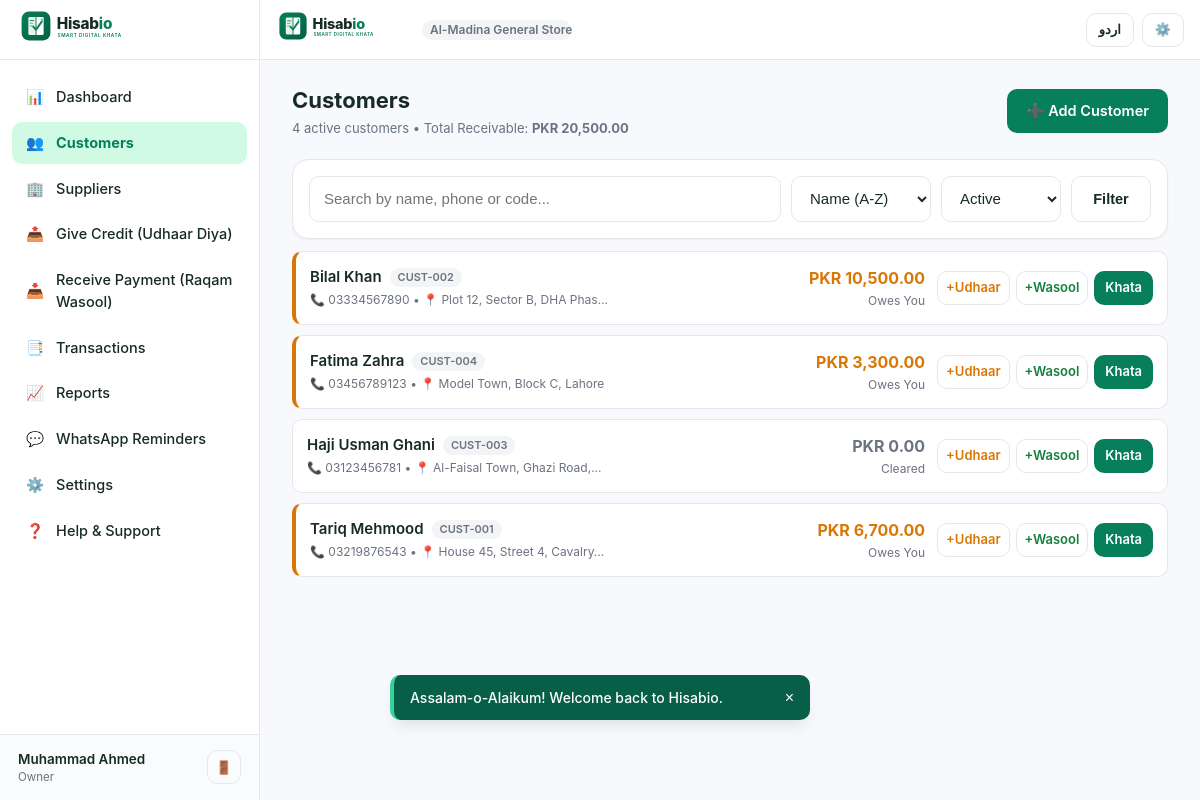
/customers.php (signed in), run on the app's committed database.
### tables this page shows
CREATE TABLE `users` (
  `id` INT UNSIGNED AUTO_INCREMENT PRIMARY KEY,
  `full_name` VARCHAR(150) NOT NULL,
  `email` VARCHAR(191) NULL,
  `mobile` VARCHAR(25) NOT NULL,
  `password_hash` VARCHAR(255) NOT NULL,
  `status` ENUM('active', 'inactive', 'suspended') DEFAULT 'active',
  `created_at` DATETIME NOT NULL DEFAULT CURRENT_TIMESTAMP,
  `updated_at` DATETIME NOT NULL DEFAULT CURRENT_TIMESTAMP ON UPDATE CURRENT_TIMESTAMP,
  UNIQUE KEY `idx_users_mobile` (`mobile`),
  KEY `idx_users_email` (`email`)
);

CREATE TABLE `roles` (
  `id` INT UNSIGNED AUTO_INCREMENT PRIMARY KEY,
  `business_id` INT UNSIGNED NOT NULL,
  `role_name` VARCHAR(100) NOT NULL,
  `permissions` JSON NULL,
  `created_at` DATETIME NOT NULL DEFAULT CURRENT_TIMESTAMP,
  CONSTRAINT `fk_roles_business` FOREIGN KEY (`business_id`) REFERENCES `businesses` (`id`) ON DELETE CASCADE
);

CREATE TABLE `businesses` (
  `id` INT UNSIGNED AUTO_INCREMENT PRIMARY KEY,
  `business_name` VARCHAR(200) NOT NULL,
  `business_code` VARCHAR(50) NOT NULL UNIQUE,
  `owner_user_id` INT UNSIGNED NOT NULL,
  `business_category` VARCHAR(100) DEFAULT 'General Store',
  `logo` VARCHAR(255) NULL,
  `currency` VARCHAR(10) DEFAULT 'PKR',
  `country` VARCHAR(50) DEFAULT 'Pakistan',
  `city` VARCHAR(100) DEFAULT 'Lahore',
  `address` TEXT NULL,
  `phone` VARCHAR(25) NULL,
  `receipt_footer` TEXT NULL,
  `timezone` VARCHAR(50) DEFAULT 'Asia/Karachi',
  `language` VARCHAR(10) DEFAULT 'en',
  `status` ENUM('active', 'inactive') DEFAULT 'active',
  `created_at` DATETIME NOT NULL DEFAULT CURRENT_TIMESTAMP,
  `updated_at` DATETIME NOT NULL DEFAULT CURRENT_TIMESTAMP ON UPDATE CURRENT_TIMESTAMP,
  CONSTRAINT `fk_businesses_owner` FOREIGN KEY (`owner_user_id`) REFERENCES `users` (`id`) ON DELETE CASCADE
);

CREATE TABLE `accounts` (
  `id` INT UNSIGNED AUTO_INCREMENT PRIMARY KEY,
  `business_id` INT UNSIGNED NOT NULL,
  `account_type` ENUM('customer', 'supplier') NOT NULL,
  `customer_id` INT UNSIGNED NULL,
  `supplier_id` INT UNSIGNED NULL,
  `opening_balance` DECIMAL(18,2) NOT NULL DEFAULT 0.00,
  `opening_balance_direction` ENUM('receivable', 'payable', 'zero') NOT NULL DEFAULT 'zero',
  `created_at` DATETIME NOT NULL DEFAULT CURRENT_TIMESTAMP,
  UNIQUE KEY `idx_acc_customer` (`business_id`, `customer_id`),
  UNIQUE KEY `idx_acc_supplier` (`business_id`, `supplier_id`),
  CONSTRAINT `fk_acc_business` FOREIGN KEY (`business_id`) REFERENCES `businesses` (`id`) ON DELETE CASCADE,
  CONSTRAINT `fk_acc_customer` FOREIGN KEY (`customer_id`) REFERENCES `customers` (`id`) ON DELETE CASCADE,
  CONSTRAINT `fk_acc_supplier` FOREIGN KEY (`supplier_id`) REFERENCES `suppliers` (`id`) ON DELETE CASCADE
);

CREATE TABLE `customers` (
  `id` INT UNSIGNED AUTO_INCREMENT PRIMARY KEY,
  `business_id` INT UNSIGNED NOT NULL,
  `customer_code` VARCHAR(50) NOT NULL,
  `name` VARCHAR(150) NOT NULL,
  `mobile` VARCHAR(25) NOT NULL,
  `alternate_mobile` VARCHAR(25) NULL,
  `address` TEXT NULL,
  `notes` TEXT NULL,
  `status` ENUM('active', 'archived') DEFAULT 'active',
  `created_by` INT UNSIGNED NULL,
  `created_at` DATETIME NOT NULL DEFAULT CURRENT_TIMESTAMP,
  `updated_at` DATETIME NOT NULL DEFAULT CURRENT_TIMESTAMP ON UPDATE CURRENT_TIMESTAMP,
  `archived_at` DATETIME NULL,
  UNIQUE KEY `idx_cust_code_bus` (`business_id`, `customer_code`),
  KEY `idx_cust_mobile_bus` (`business_id`, `mobile`),
  KEY `idx_cust_name_bus` (`business_id`, `name`),
  CONSTRAINT `fk_customers_business` FOREIGN KEY (`business_id`) REFERENCES `businesses` (`id`) ON DELETE CASCADE
);

### customers.php (the view, shortened to what the rows shown need)
<?php
require_once __DIR__ . '/includes/auth.php';
require_once __DIR__ . '/includes/functions.php';
$biz = current_business();
$biz_id = (int)$biz['id'];
$pdo = get_db();
$search = trim($_GET['q'] ?? '');
$status = in_array($_GET['status'] ?? '', ['active', 'archived']) ? $_GET['status'] : 'active';
$sort = $_GET['sort'] ?? 'name_asc';
$sql = "
    SELECT c.*, a.id AS account_id, a.opening_balance, a.opening_balance_direction
    FROM customers c
    JOIN accounts a ON a.customer_id = c.id
    WHERE c.business_id = ? AND c.status = ?
";
$params = [$biz_id, $status];
$stmt = $pdo->prepare($sql);
$stmt->execute($params);
$raw_customers = $stmt->fetchAll();
$customers = [];
foreach ($raw_customers as $cust) {
    $cust['balance'] = calculate_customer_balance((int)$cust['account_id'], $pdo);
    $customers[] = $cust;
}
if ($sort === 'balance_desc') {
    usort($customers, fn($a, $b) => $b['balance'] <=> $a['balance']);
} elseif ($sort === 'balance_asc') {
    usort($customers, fn($a, $b) => $a['balance'] <=> $b['balance']);
} elseif ($sort === 'name_desc') {
    usort($customers, fn($a, $b) => strcasecmp($b['name'], $a['name']));
} else {
    usort($customers, fn($a, $b) => strcasecmp($a['name'], $b['name']));
}
include __DIR__ . '/includes/header.php';
?>
<div class="page-container">
  <div class="page-header">
    <div>
      <h1 class="page-title"><?= __('customers') ?></h1>
    </div>
  </div>
  <?php if (empty($customers)): ?>
    <div class="card" style="text-align: center; padding: 40px 20px;">
      <p style="font-size: 16px; color: var(--text-muted); margin-bottom: 16px;">
        <?= !empty($search) ? 'No customers matching your search query.' : 'No customers found in your records.' ?>
      </p>
      <a href="<?= BASE_URL ?>customer-add.php" class="btn btn-primary" style="display: inline-flex;">
        ➕ Add Your First Customer
      </a>
    </div>
  <?php else: ?>
    <div class="ledger-stack" id="customer-list">
      <?php foreach ($customers as $c): ?>
        <div class="ledger-item customer-card-item <?= $c['balance'] > 0 ? 'credit' : ($c['balance'] < 0 ? 'payment' : '') ?>">
          <div class="item-main">
            <a href="<?= BASE_URL ?>customer-profile.php?id=<?= $c['id'] ?>" class="item-title" style="display: flex; align-items: center; gap: 8px;">
              <span><?= htmlspecialchars($c['name']) ?></span>
              <span class="badge badge-neutral" style="font-size: 11px;"><?= htmlspecialchars($c['customer_code']) ?></span>
            </a>
            <div class="item-sub">
              📞 <?= htmlspecialchars($c['mobile']) ?>
              <?php if (!empty($c['address'])): ?>
                • 📍 <?= htmlspecialchars(mb_strimwidth($c['address'], 0, 30, '...')) ?>
              <?php endif; ?>
            </div>
          </div>
          <div class="item-amount">
            <div class="amount-val <?= $c['balance'] > 0 ? 'text-credit' : ($c['balance'] < 0 ? 'text-payment' : 'text-muted') ?>">
              <?= format_currency($c['balance']) ?>
            </div>
            <div class="item-sub">
              <?= $c['balance'] > 0 ? 'Owes You' : ($c['balance'] < 0 ? 'Advance / Credit' : 'Cleared') ?>
            </div>
          </div>
          <div style="display: flex; gap: 6px; margin-left: 12px;">
            <a href="<?= BASE_URL ?>give-credit.php?customer_id=<?= $c['id'] ?>" class="btn btn-outline btn-sm" title="Give Udhaar" style="padding: 6px 8px; color: var(--credit);">
              +Udhaar
            </a>
            <a href="<?= BASE_URL ?>receive-payment.php?customer_id=<?= $c['id'] ?>" class="btn btn-outline btn-sm" title="Receive Cash" style="padding: 6px 8px; color: var(--payment);">
              +Wasool
            </a>
            <a href="<?= BASE_URL ?>customer-ledger.php?id=<?= $c['id'] ?>" class="btn btn-primary btn-sm" style="padding: 6px 10px;">
              Khata
            </a>
          </div>
        </div>
      <?php endforeach; ?>
    </div>
  <?php endif; ?>
</div>
<?php include __DIR__ . '/includes/footer.php'; ?>

### includes/header.php (shortened to what the rows shown need)
<?php
require_once __DIR__ . '/auth.php';
require_once __DIR__ . '/lang.php';
require_once __DIR__ . '/functions.php';
$current_user = current_user();
$current_business = current_business();
$is_rtl = is_rtl();
$lang = get_current_lang();
?>
<!DOCTYPE html>
<html lang="<?= $lang ?>" dir="<?= $is_rtl ? 'rtl' : 'ltr' ?>">
<head>
  <link rel="stylesheet" href="<?= BASE_URL ?>assets/css/style.css?v=<?= APP_VERSION ?>">
  <link rel="stylesheet" href="<?= BASE_URL ?>assets/css/responsive.css?v=<?= APP_VERSION ?>">
  <link rel="stylesheet" href="<?= BASE_URL ?>assets/css/animations.css?v=<?= APP_VERSION ?>">
  <link rel="stylesheet" href="<?= BASE_URL ?>assets/css/print.css?v=<?= APP_VERSION ?>" media="print">
</head>
<body class="page-enter">
  <div class="app-layout">
    <?php if (is_logged_in()): ?>
      <?php include __DIR__ . '/sidebar.php'; ?>
    <?php endif; ?>
    <main class="main-content">
      <header class="app-header no-print">
        <div class="header-brand">
          <a href="<?= is_logged_in() ? BASE_URL . 'dashboard.php' : BASE_URL . 'login.php' ?>" class="d-flex align-items-center">
            <img src="<?= BASE_URL ?>assets/images/logo.svg" alt="Hisabio Logo">
          </a>
          <?php if ($current_business): ?>
            <span class="badge badge-neutral" style="max-width: 150px; overflow: hidden; text-overflow: ellipsis; white-space: nowrap;">
              <?= htmlspecialchars($current_business['business_name']) ?>
            </span>
          <?php endif; ?>
        </div>
      </header>

### includes/sidebar.php
<?php
$current_page = basename($_SERVER['PHP_SELF'] ?? '');
?>
<aside class="app-sidebar no-print">
  <div class="sidebar-header">
    <a href="<?= BASE_URL ?>dashboard.php">
      <img src="<?= BASE_URL ?>assets/images/logo.svg" alt="Hisabio">
    </a>
  </div>
  <nav class="sidebar-nav">
    <a href="<?= BASE_URL ?>dashboard.php" class="sidebar-link <?= $current_page === 'dashboard.php' ? 'active' : '' ?>">
      <span>📊</span>
      <span><?= __('dashboard') ?></span>
    </a>
    <a href="<?= BASE_URL ?>customers.php" class="sidebar-link <?= in_array($current_page, ['customers.php', 'customer-add.php', 'customer-edit.php', 'customer-profile.php', 'customer-ledger.php', 'customer-statement.php'], true) ? 'active' : '' ?>">
      <span>👥</span>
      <span><?= __('customers') ?></span>
    </a>
    <a href="<?= BASE_URL ?>suppliers.php" class="sidebar-link <?= in_array($current_page, ['suppliers.php', 'supplier-add.php', 'supplier-edit.php', 'supplier-profile.php', 'supplier-ledger.php', 'supplier-statement.php'], true) ? 'active' : '' ?>">
      <span>🏢</span>
      <span><?= __('suppliers') ?></span>
    </a>
    <a href="<?= BASE_URL ?>give-credit.php" class="sidebar-link <?= $current_page === 'give-credit.php' ? 'active' : '' ?>">
      <span>📤</span>
      <span><?= __('give_credit') ?></span>
    </a>
    <a href="<?= BASE_URL ?>receive-payment.php" class="sidebar-link <?= $current_page === 'receive-payment.php' ? 'active' : '' ?>">
      <span>📥</span>
      <span><?= __('receive_payment') ?></span>
    </a>
    <a href="<?= BASE_URL ?>transactions.php" class="sidebar-link <?= in_array($current_page, ['transactions.php', 'transaction-details.php', 'transaction-reverse.php'], true) ? 'active' : '' ?>">
      <span>📑</span>
      <span><?= __('transactions') ?></span>
    </a>
    <a href="<?= BASE_URL ?>reports.php" class="sidebar-link <?= $current_page === 'reports.php' ? 'active' : '' ?>">
      <span>📈</span>
      <span><?= __('reports') ?></span>
    </a>
    <a href="<?= BASE_URL ?>reminders.php" class="sidebar-link <?= $current_page === 'reminders.php' ? 'active' : '' ?>">
      <span>💬</span>
      <span><?= __('reminders') ?></span>
    </a>
    <a href="<?= BASE_URL ?>settings.php" class="sidebar-link <?= in_array($current_page, ['settings.php', 'appearance.php', 'security.php', 'backup.php', 'users.php', 'roles.php'], true) ? 'active' : '' ?>">
      <span>⚙️</span>
      <span><?= __('settings') ?></span>
    </a>
    <a href="<?= BASE_URL ?>help.php" class="sidebar-link <?= $current_page === 'help.php' ? 'active' : '' ?>">
      <span>❓</span>
      <span><?= __('help_support') ?></span>
    </a>
  </nav>
  <div class="sidebar-footer">
    <div class="business-pill">
      <span class="business-pill-name"><?= htmlspecialchars($current_user['full_name'] ?? 'User') ?></span>
      <span class="business-pill-role"><?= htmlspecialchars($current_business['role_name'] ?? 'Owner') ?></span>
    </div>
    <a href="<?= BASE_URL ?>logout.php" class="btn btn-outline btn-sm" title="<?= __('logout') ?>" style="padding: 4px 8px;">
      🚪
    </a>
  </div>
</aside>

### data on the page
users: full_name "Muhammad Ahmed"
roles: role_name "Owner", business.business_name "Al-Madina General S…"
accounts: customer.name "Bilal Khan", customer.customer_code "CUST-002", customer.mobile "03334567890", customer.address "Plot 12, Sector B, DHA Phas...", balance "PKR 10,500.00", shows "Owes You"
accounts: customer.name "Fatima Zahra", customer.customer_code "CUST-004", customer.mobile "03456789123", customer.address "Model Town, Block C, Lahore", balance "PKR 3,300.00", shows "Owes You"
accounts: customer.name "Haji Usman Ghani", customer.customer_code "CUST-003", customer.mobile "03123456781", customer.address "Al-Faisal Town, Ghazi Road,...", balance "PKR 0.00", shows "Cleared"
accounts: customer.name "Tariq Mehmood", customer.customer_code "CUST-001", customer.mobile "03219876543", customer.address "House 45, Street 4, Cavalry...", balance "PKR 6,700.00", shows "Owes You"

### other printed values
__('dashboard') "Dashboard"
__('customers') "Customers"
__('suppliers') "Suppliers"
__('give_credit') "Give Credit (Udhaar Diya)"
__('receive_payment') "Receive Payment (Raqam Wasool)"
__('transactions') "Transactions"
__('reports') "Reports"
__('reminders') "WhatsApp Reminders"
__('settings') "Settings"
__('help_support') "Help & Support"
count($customers) "4"
format_currency($total_receivables) "PKR 20,500.00"
__('add_customer') "Add Customer"
